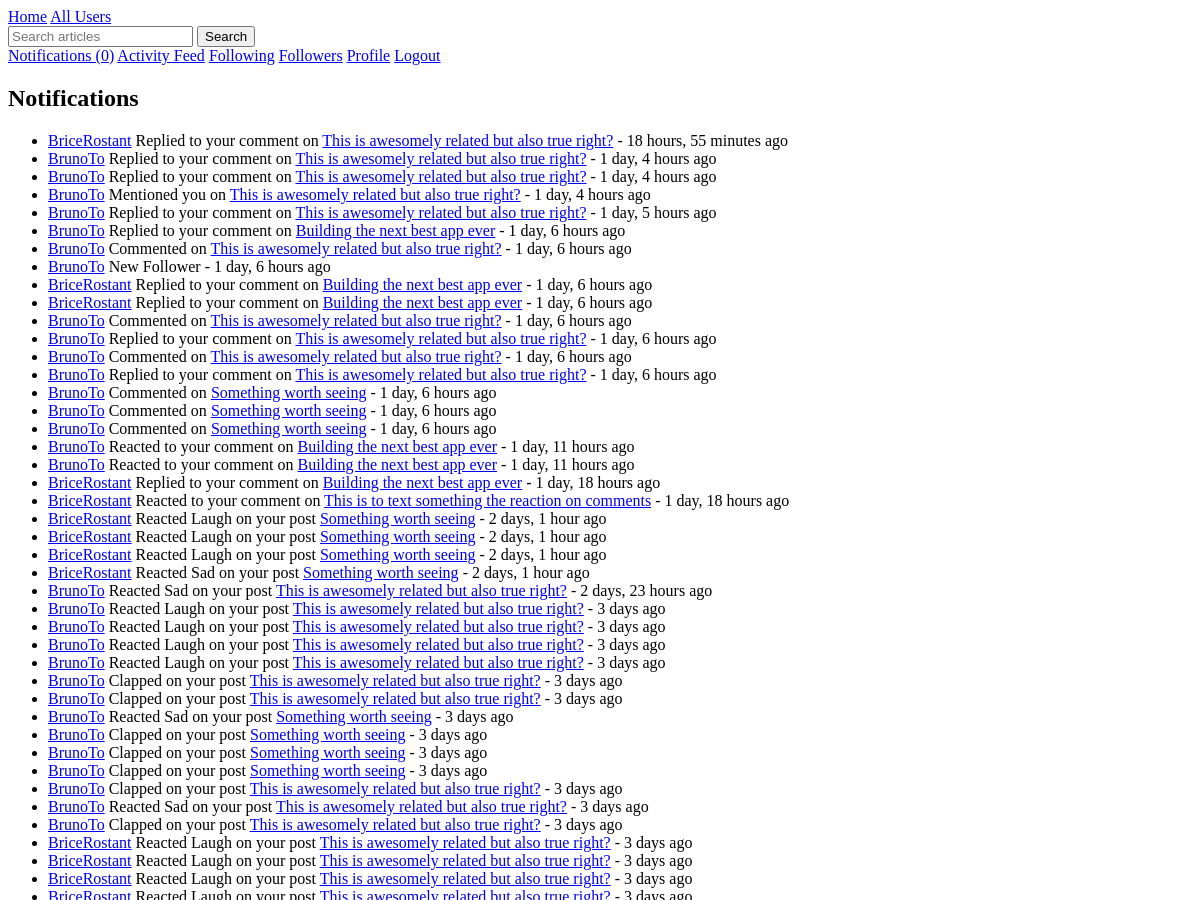
Before: /notifications/ (signed in, upper part) with the older database file.
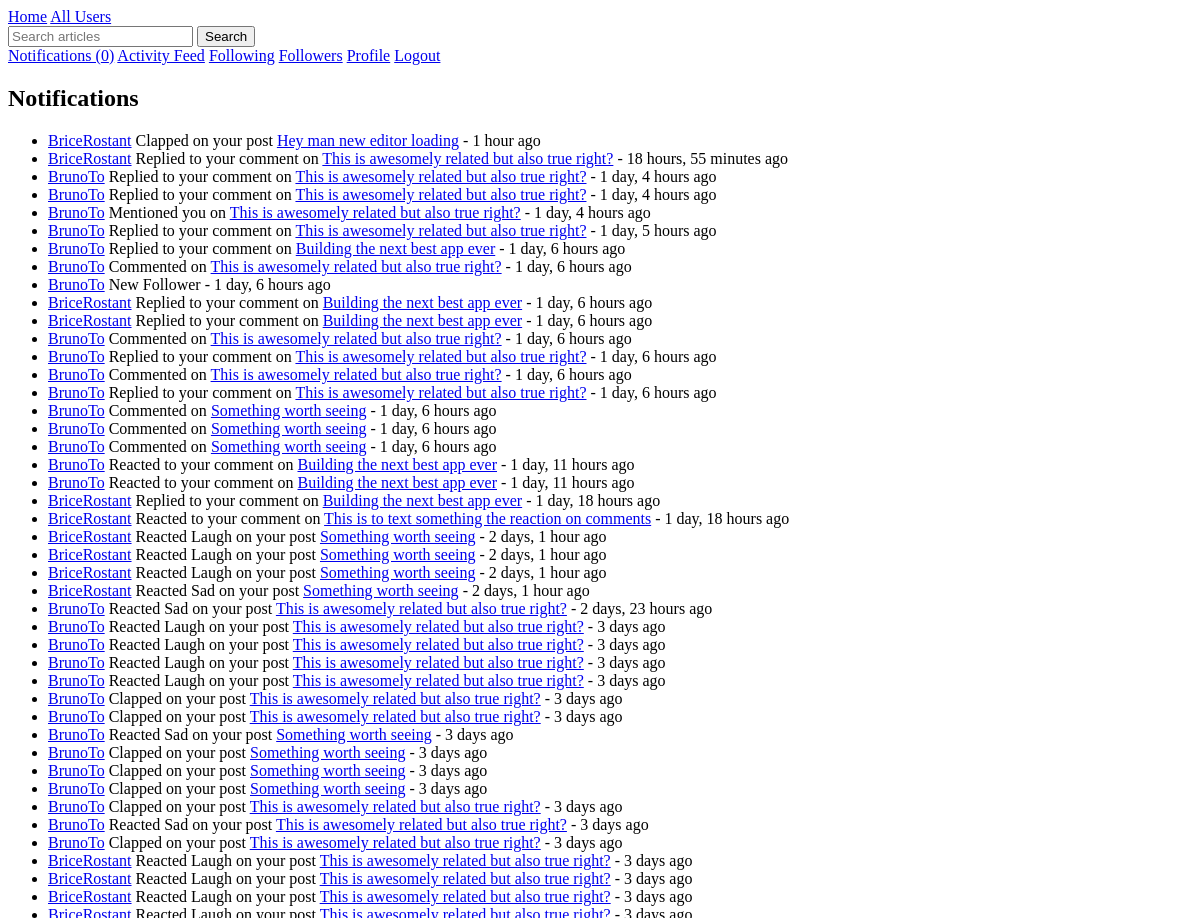
After: the same page with the newer database file.
### notifications/models.py (models this page shows, shortened)
class Notification(models.Model):
    NOTIFICATION_TYPES = (
        ('follow', 'New Follower'),
        ('comment', 'Commented on'),
        ('comment_reaction', 'Reacted to your comment on'),
        ('reply', 'Replied to your comment on'),
        ('clap', ' Clapped on your post'),
        ('sad', 'Reacted Sad on your post'),
        ('laugh', 'Reacted Laugh on your post'),
        ('mention', 'Mentioned you on'),
    )
    recipient = models.ForeignKey(settings.AUTH_USER_MODEL, on_delete=models.CASCADE, related_name='notifications')
    sender = models.ForeignKey(settings.AUTH_USER_MODEL, on_delete=models.CASCADE, null=True, blank=True)
    notification_type = models.CharField(max_length=20, choices=NOTIFICATION_TYPES)
    article = models.ForeignKey('articles.Article', on_delete=models.CASCADE, null=True, blank=True)
    comment = models.ForeignKey('articles.Comment', on_delete=models.CASCADE, null=True, blank=True)
    text = models.CharField(max_length=255)
    is_read = models.BooleanField(default=False)
    created_at = models.DateTimeField(auto_now_add=True)
    class Meta:
        ordering = ['-created_at']

### users/models.py (models this page shows, shortened)
class User(AbstractUser):
    bio = models.TextField(max_length=500, blank=True)
    profile_picture = models.ImageField(upload_to='profile_pics/', blank=True, null=True)
    date_joined = models.DateTimeField(auto_now_add=True)
    location = models.CharField(max_length=100, blank=True)
    website = models.URLField(max_length=200, blank=True)
    following = models.ManyToManyField('self', symmetrical=False, related_name='followers')
    blocked_users = models.ManyToManyField('self', symmetrical=False, related_name='blocked_by')
    is_verified = models.BooleanField(default=False)
    is_premium = models.BooleanField(default=False)
    def unread_notifications_count(self):
        return self.notifications.filter(is_read=False).count()

### articles/models.py (models this page shows, shortened)
class Article(models.Model):
    title = models.CharField(max_length=200)
    content = models.TextField()
    author = models.ForeignKey(settings.AUTH_USER_MODEL, on_delete=models.CASCADE)
    created_at = models.DateTimeField(auto_now_add=True)
    updated_at = models.DateTimeField(auto_now=True)
    published_at = models.DateTimeField(null=True, blank=True)
    status = models.CharField(max_length=10, choices=[('draft', 'Draft'), ('published', 'Published')], default='draft')
    language = models.CharField(max_length=2, choices=[('EN', 'English'), ('FR', 'French')])
    tags = TaggableManager()
    bookmarks = models.ManyToManyField(settings.AUTH_USER_MODEL, related_name='bookmarked_articles', blank=True)

### notifications/views.py (the view)
# urls.py: path('', NotificationListView.as_view(), name='notification_list'),
class NotificationListView(LoginRequiredMixin, ListView):
    model = Notification
    template_name = 'notifications/notification_list.html'
    context_object_name = 'notifications'
    def get_queryset(self):
        return self.request.user.notifications.all()
    def get_context_data(self, **kwargs):
        context = super().get_context_data(**kwargs)
        unread = self.request.user.notifications.filter(is_read=False)
        unread.update(is_read=True)
        return context

### templates/notifications/notification_list.html
{% extends "base.html" %}
{% block content %}
<h2>Notifications</h2>
<ul>
{% for notification in notifications %}
    <li>
        {% if notification.sender %}
            <a href="{% url 'user_profile' notification.sender.username %}">{{ notification.sender.username }}</a>
        {% endif %}
        {{ notification.get_notification_type_display }}
        {% if notification.article %}
            <a href="{% url 'article_detail' notification.article.id %}">{{ notification.article.title }}</a>
        {% endif %}
        - {{ notification.created_at|timesince }} ago
    </li>
{% empty %}
    <li>No notifications yet.</li>
{% endfor %}
</ul>
{% endblock %}

Changed rows visible on the page:
added Notification: sender.username "BriceRostant", notification_type "Clapped on your post", article "Hey man new editor loading", created_at "1 hour"
